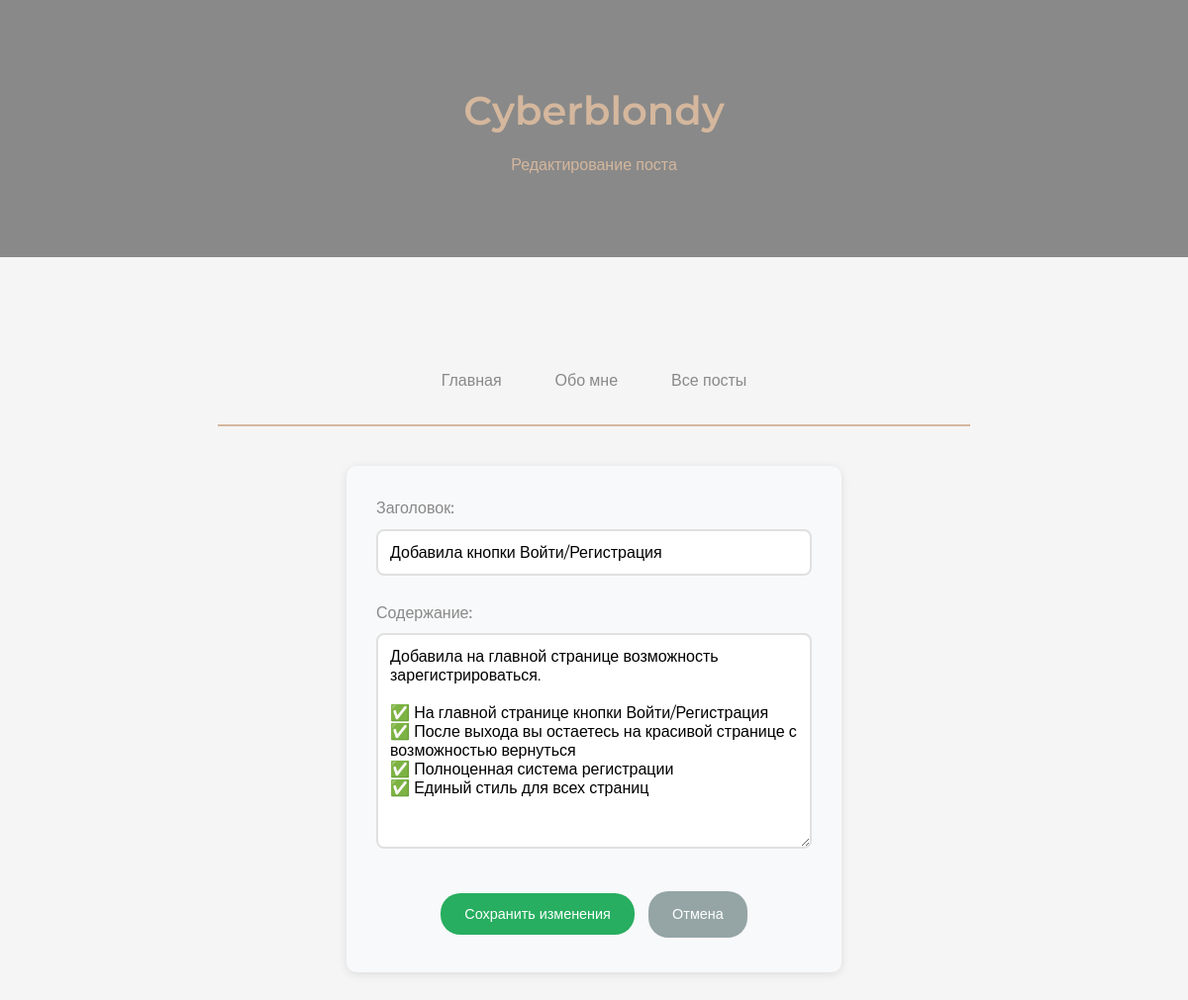
Screenshot of /posts/12/edit/ (signed in) with the database file from the repository.
### blog/models.py (models this page shows, shortened)
class Post(models.Model):
    title = models.CharField(max_length=100, verbose_name='Заголовок')
    content = models.TextField(verbose_name='Содержание')
    created_at = models.DateTimeField(default=timezone.now, verbose_name='Дата создания')
    author = models.ForeignKey(User, on_delete=models.CASCADE, verbose_name='Автор')
    class Meta:
        verbose_name = 'Пост'
        verbose_name_plural = 'Посты'
        ordering = ['-created_at']

### blog/views.py (the view)
# urls.py: path('posts/<int:pk>/edit/', PostUpdateView.as_view(), name='post_edit'),
class PostUpdateView(LoginRequiredMixin, UserPassesTestMixin, UpdateView):
    model = Post
    form_class = PostForm
    template_name = 'blog/post_form.html'
    success_url = reverse_lazy('post_list')
    def test_func(self):
        post = self.get_object()
        return self.request.user == post.author

### blog/forms.py
class PostForm(forms.ModelForm):
    class Meta:
        model = Post
        fields = ['title', 'content']
        widgets = {
            'title': forms.TextInput(attrs={
                'class': 'form-control',
                'placeholder': 'Введите заголовок поста'
            }),
            'content': forms.Textarea(attrs={
                'class': 'form-control',
                'placeholder': 'Введите содержание поста',
                'rows': 10
            })
        }
        labels = {
            'title': 'Заголовок',
            'content': 'Содержание'
        }

### blog/templates/blog/post_form.html (shortened to what this page needs)
{% load static %}
<!DOCTYPE html>
<html lang="ru">
<head>
    <link rel="stylesheet" href="{% static 'css/style.css' %}">
</head>
<body>
    <div class="header">
        <div class="container">
            <h1>Cyberblondy</h1>
            <p>{% if form.instance.pk %}Редактирование поста{% else %}Создание нового поста{% endif %}</p>
        </div>
    </div>
    <div class="container">
        <nav class="main-nav">
            <a href="{% url 'home' %}" class="nav-link">Главная</a>
            <a href="{% url 'about' %}" class="nav-link">Обо мне</a>
            <a href="{% url 'post_list' %}" class="nav-link">Все посты</a>
        </nav>
        <div class="form-container">
            <form method="post" class="post-form">
                <div class="form-group">
                    <label for="{{ form.title.id_for_label }}">Заголовок:</label>
                    {{ form.title }}
                </div>
                <div class="form-group">
                    <label for="{{ form.content.id_for_label }}">Содержание:</label>
                    {{ form.content }}
                </div>
                <div class="form-actions">
                    <button type="submit" class="btn btn-submit">
                        {% if form.instance.pk %}Сохранить изменения{% else %}Создать пост{% endif %}
                    </button>
                    <a href="{% url 'post_list' %}" class="btn btn-cancel">Отмена</a>
                </div>
            </form>
        </div>
    </div>
</body>
</html>

### static/css/style.css (style rules this page uses)
* { margin: 0; padding: 0; box-sizing: border-box; }
body { font-family: 'Montserrat', sans-serif; background-color: #f5f5f5; color: #333; line-height: 1.6; }
.container { max-width: 800px; margin: 0 auto; padding: 40px 20px; }
.header { background-color: #898989; color: #d4b79d; padding: 40px 0; text-align: center; margin-bottom: 40px; }
.header h1 { font-size: 2.5rem; font-weight: 600; margin-bottom: 10px; }
.main-nav { text-align: center; margin-bottom: 40px; padding: 20px 0; border-bottom: 2px solid #d4b79d; display: flex; justify-content: center; align-items: center; flex-wrap: wrap; gap: 10px; }
.nav-link { display: inline-block; padding: 10px 20px; color: #898989; text-decoration: none; font-weight: 500; border: 2px solid transparent; border-radius: 25px; transition: all 0.3s ease; white-space: nowrap; }
.btn { display: inline-block; padding: 8px 16px; margin: 5px; border: none; border-radius: 20px; text-decoration: none; font-family: 'Montserrat', sans-serif; font-size: 0.9rem; font-weight: 500; cursor: pointer; transition: all 0.3s ease; }
.btn-submit { background-color: #27ae60; color: white; padding: 12px 24px; }
.btn-cancel { background-color: #95a5a6; color: white; padding: 12px 24px; }
.form-container { background-color: #f8f9fa; padding: 30px; border-radius: 10px; box-shadow: 0 2px 10px rgba(0,0,0,0.1); }
.post-form { max-width: 600px; margin: 0 auto; }
.form-group { margin-bottom: 25px; }
.form-group label { display: block; margin-bottom: 8px; color: #898989; font-weight: 500; }
.form-group input, .form-group textarea { width: 100%; padding: 12px; border: 2px solid #e0e0e0; border-radius: 8px; font-family: 'Montserrat', sans-serif; font-size: 1rem; transition: border-color 0.3s ease; }
.form-group textarea { min-height: 200px; resize: vertical; }
.form-actions { text-align: center; margin-top: 30px; }
.form-container label { display: block; margin-bottom: 8px; color: #898989; font-weight: 500; }
.form-container input[type="text"], .form-container input[type="password"], .form-container input[type="email"] { width: 100%; padding: 12px; border: 2px solid #e0e0e0; border-radius: 8px; font-family: 'Montserrat', sans-serif; font-size: 1rem; transition: border-color 0.3s ease; }
.form-container { max-width: 500px; margin: 0 auto; }
input:valid { border-color: #27ae60; }

### rows the page displays
Post: title "Добавила кнопки Войти/Регистрация", content "Добавила на главной странице возможность зарегистрироваться. ✅ На главной странице кнопки Войти/Регистрация ✅ После выхода вы остаетесь на красивой странице с возможностью вернуться ✅ Полноценная система регистрации ✅ Единый стиль для всех страниц"
